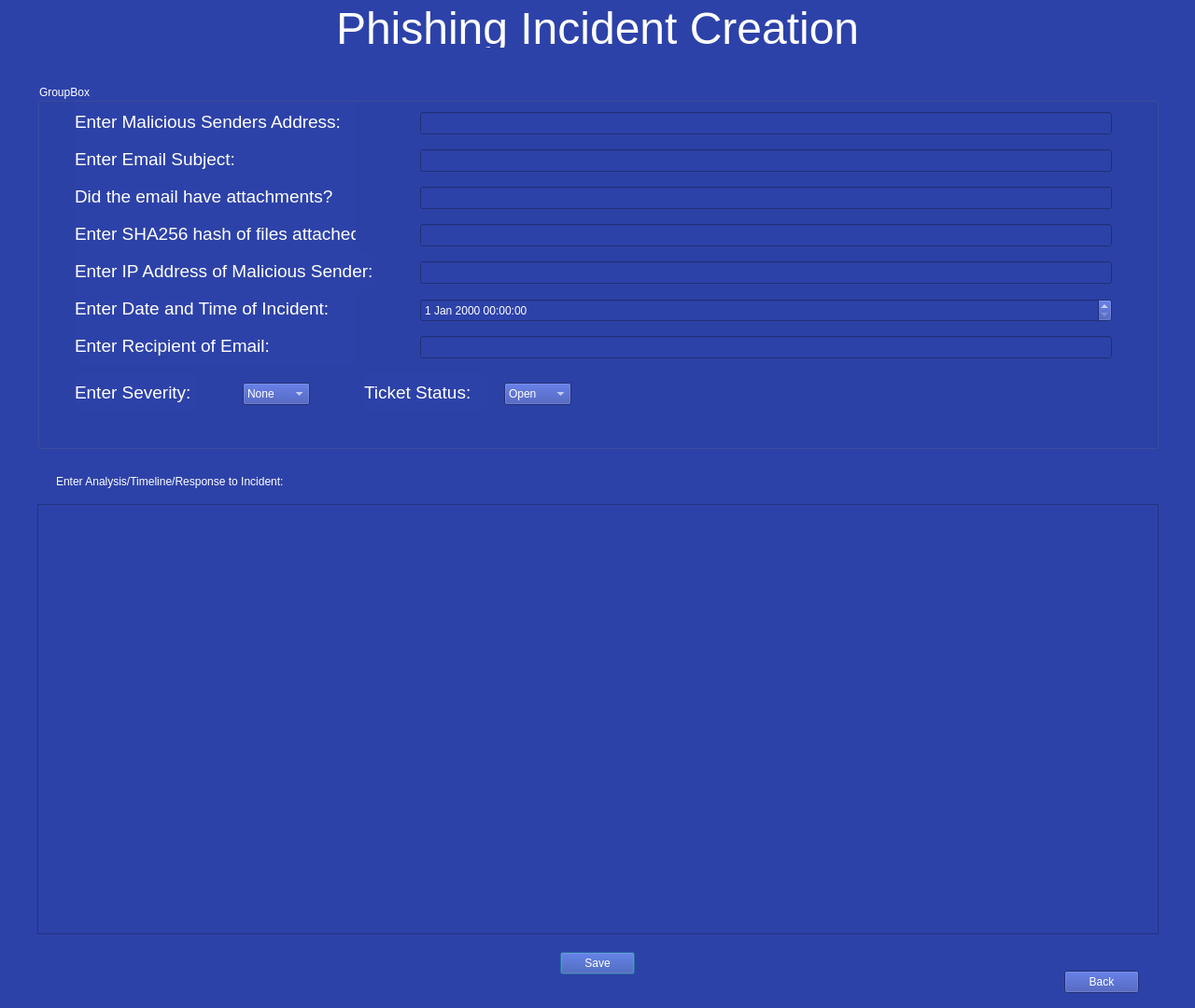
<?xml version="1.0" encoding="UTF-8"?>
<ui version="4.0">
 <class>phishincidenteditor</class>
 <widget class="QDialog" name="phishincidenteditor">
  <property name="geometry">
   <rect>
    <x>0</x>
    <y>0</y>
    <width>1280</width>
    <height>1080</height>
   </rect>
  </property>
  <property name="windowTitle">
   <string>Dialog</string>
  </property>
  <property name="styleSheet">
   <string notr="true">background-color: #2d42a8;color:white;</string>
  </property>
  <widget class="QTextEdit" name="incidentAnalysis">
   <property name="geometry">
    <rect>
     <x>40</x>
     <y>540</y>
     <width>1201</width>
     <height>461</height>
    </rect>
   </property>
   <property name="styleSheet">
    <string notr="true">color: white;</string>
   </property>
  </widget>
  <widget class="QLabel" name="label_9">
   <property name="geometry">
    <rect>
     <x>60</x>
     <y>500</y>
     <width>291</width>
     <height>31</height>
    </rect>
   </property>
   <property name="styleSheet">
    <string notr="true">color:white;</string>
   </property>
   <property name="text">
    <string>Enter Analysis/Timeline/Response to Incident:</string>
   </property>
  </widget>
  <widget class="QGroupBox" name="groupBox">
   <property name="geometry">
    <rect>
     <x>40</x>
     <y>90</y>
     <width>1201</width>
     <height>391</height>
    </rect>
   </property>
   <property name="styleSheet">
    <string notr="true">color: white;</string>
   </property>
   <property name="title">
    <string>GroupBox</string>
   </property>
   <widget class="QLabel" name="label_2">
    <property name="geometry">
     <rect>
      <x>40</x>
      <y>20</y>
      <width>301</width>
      <height>41</height>
     </rect>
    </property>
    <property name="font">
     <font>
      <pointsize>14</pointsize>
     </font>
    </property>
    <property name="styleSheet">
     <string notr="true">color: white;</string>
    </property>
    <property name="text">
     <string>Enter Malicious Senders Address:</string>
    </property>
   </widget>
   <widget class="QLabel" name="label_3">
    <property name="geometry">
     <rect>
      <x>40</x>
      <y>60</y>
      <width>301</width>
      <height>41</height>
     </rect>
    </property>
    <property name="font">
     <font>
      <pointsize>14</pointsize>
     </font>
    </property>
    <property name="styleSheet">
     <string notr="true">color: white;</string>
    </property>
    <property name="text">
     <string>Enter Email Subject:</string>
    </property>
   </widget>
   <widget class="QLabel" name="label_4">
    <property name="geometry">
     <rect>
      <x>40</x>
      <y>100</y>
      <width>301</width>
      <height>41</height>
     </rect>
    </property>
    <property name="font">
     <font>
      <pointsize>14</pointsize>
     </font>
    </property>
    <property name="styleSheet">
     <string notr="true">color: white;</string>
    </property>
    <property name="text">
     <string>Did the email have attachments?</string>
    </property>
   </widget>
   <widget class="QLabel" name="label_5">
    <property name="geometry">
     <rect>
      <x>40</x>
      <y>140</y>
      <width>301</width>
      <height>41</height>
     </rect>
    </property>
    <property name="font">
     <font>
      <pointsize>14</pointsize>
     </font>
    </property>
    <property name="styleSheet">
     <string notr="true">color: white;</string>
    </property>
    <property name="text">
     <string>Enter SHA256 hash of files attached:</string>
    </property>
   </widget>
   <widget class="QLabel" name="label_6">
    <property name="geometry">
     <rect>
      <x>40</x>
      <y>180</y>
      <width>321</width>
      <height>41</height>
     </rect>
    </property>
    <property name="font">
     <font>
      <pointsize>14</pointsize>
     </font>
    </property>
    <property name="styleSheet">
     <string notr="true">color: white;</string>
    </property>
    <property name="text">
     <string>Enter IP Address of Malicious Sender:</string>
    </property>
   </widget>
   <widget class="QLabel" name="label_7">
    <property name="geometry">
     <rect>
      <x>40</x>
      <y>220</y>
      <width>301</width>
      <height>41</height>
     </rect>
    </property>
    <property name="font">
     <font>
      <pointsize>14</pointsize>
     </font>
    </property>
    <property name="styleSheet">
     <string notr="true">color: white;</string>
    </property>
    <property name="text">
     <string>Enter Date and Time of Incident:</string>
    </property>
   </widget>
   <widget class="QLabel" name="label_8">
    <property name="geometry">
     <rect>
      <x>40</x>
      <y>260</y>
      <width>301</width>
      <height>41</height>
     </rect>
    </property>
    <property name="font">
     <font>
      <pointsize>14</pointsize>
     </font>
    </property>
    <property name="styleSheet">
     <string notr="true">color: white;</string>
    </property>
    <property name="text">
     <string>Enter Recipient of Email:</string>
    </property>
   </widget>
   <widget class="QLineEdit" name="malSender">
    <property name="geometry">
     <rect>
      <x>410</x>
      <y>30</y>
      <width>741</width>
      <height>24</height>
     </rect>
    </property>
   </widget>
   <widget class="QLineEdit" name="emailSubject">
    <property name="geometry">
     <rect>
      <x>410</x>
      <y>70</y>
      <width>741</width>
      <height>24</height>
     </rect>
    </property>
   </widget>
   <widget class="QLineEdit" name="emailAttach">
    <property name="geometry">
     <rect>
      <x>410</x>
      <y>110</y>
      <width>741</width>
      <height>24</height>
     </rect>
    </property>
   </widget>
   <widget class="QLineEdit" name="emailSHA">
    <property name="geometry">
     <rect>
      <x>410</x>
      <y>150</y>
      <width>741</width>
      <height>24</height>
     </rect>
    </property>
   </widget>
   <widget class="QLineEdit" name="maliciousIP">
    <property name="geometry">
     <rect>
      <x>410</x>
      <y>190</y>
      <width>741</width>
      <height>24</height>
     </rect>
    </property>
   </widget>
   <widget class="QLineEdit" name="emailRecipient">
    <property name="geometry">
     <rect>
      <x>410</x>
      <y>270</y>
      <width>741</width>
      <height>24</height>
     </rect>
    </property>
   </widget>
   <widget class="QDateTimeEdit" name="emailDateTime">
    <property name="geometry">
     <rect>
      <x>410</x>
      <y>230</y>
      <width>741</width>
      <height>25</height>
     </rect>
    </property>
   </widget>
   <widget class="QLabel" name="label_10">
    <property name="geometry">
     <rect>
      <x>40</x>
      <y>310</y>
      <width>131</width>
      <height>41</height>
     </rect>
    </property>
    <property name="font">
     <font>
      <pointsize>14</pointsize>
     </font>
    </property>
    <property name="styleSheet">
     <string notr="true">color: white;</string>
    </property>
    <property name="text">
     <string>Enter Severity:</string>
    </property>
   </widget>
   <widget class="QComboBox" name="severity">
    <property name="geometry">
     <rect>
      <x>220</x>
      <y>320</y>
      <width>72</width>
      <height>24</height>
     </rect>
    </property>
    <item>
     <property name="text">
      <string>None</string>
     </property>
    </item>
    <item>
     <property name="text">
      <string>Low</string>
     </property>
    </item>
    <item>
     <property name="text">
      <string>Medium</string>
     </property>
    </item>
    <item>
     <property name="text">
      <string>High</string>
     </property>
    </item>
   </widget>
   <widget class="QLabel" name="label_11">
    <property name="geometry">
     <rect>
      <x>350</x>
      <y>310</y>
      <width>131</width>
      <height>41</height>
     </rect>
    </property>
    <property name="font">
     <font>
      <pointsize>14</pointsize>
     </font>
    </property>
    <property name="styleSheet">
     <string notr="true">color: white;</string>
    </property>
    <property name="text">
     <string>Ticket Status:</string>
    </property>
   </widget>
   <widget class="QComboBox" name="ticketStatus">
    <property name="geometry">
     <rect>
      <x>500</x>
      <y>320</y>
      <width>72</width>
      <height>24</height>
     </rect>
    </property>
    <item>
     <property name="text">
      <string>Open</string>
     </property>
    </item>
    <item>
     <property name="text">
      <string>In Progress</string>
     </property>
    </item>
    <item>
     <property name="text">
      <string>Closed</string>
     </property>
    </item>
   </widget>
  </widget>
  <widget class="QPushButton" name="saveButton">
   <property name="geometry">
    <rect>
     <x>600</x>
     <y>1020</y>
     <width>80</width>
     <height>24</height>
    </rect>
   </property>
   <property name="text">
    <string>Save</string>
   </property>
  </widget>
  <widget class="QLabel" name="label">
   <property name="geometry">
    <rect>
     <x>360</x>
     <y>10</y>
     <width>591</width>
     <height>41</height>
    </rect>
   </property>
   <property name="font">
    <font>
     <pointsize>36</pointsize>
    </font>
   </property>
   <property name="text">
    <string>Phishing Incident Creation</string>
   </property>
  </widget>
  <widget class="QPushButton" name="pushButton">
   <property name="geometry">
    <rect>
     <x>1140</x>
     <y>1040</y>
     <width>80</width>
     <height>24</height>
    </rect>
   </property>
   <property name="text">
    <string>Back</string>
   </property>
  </widget>
 </widget>
 <resources/>
 <connections/>
</ui>
